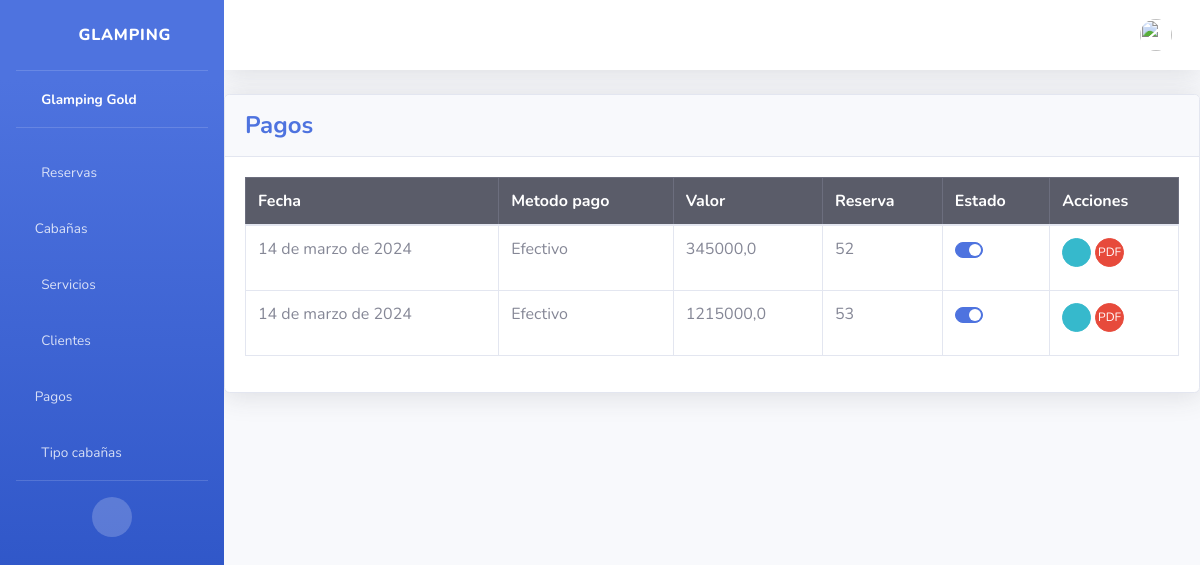
Page /pagos/ (signed in) on the earlier database version.
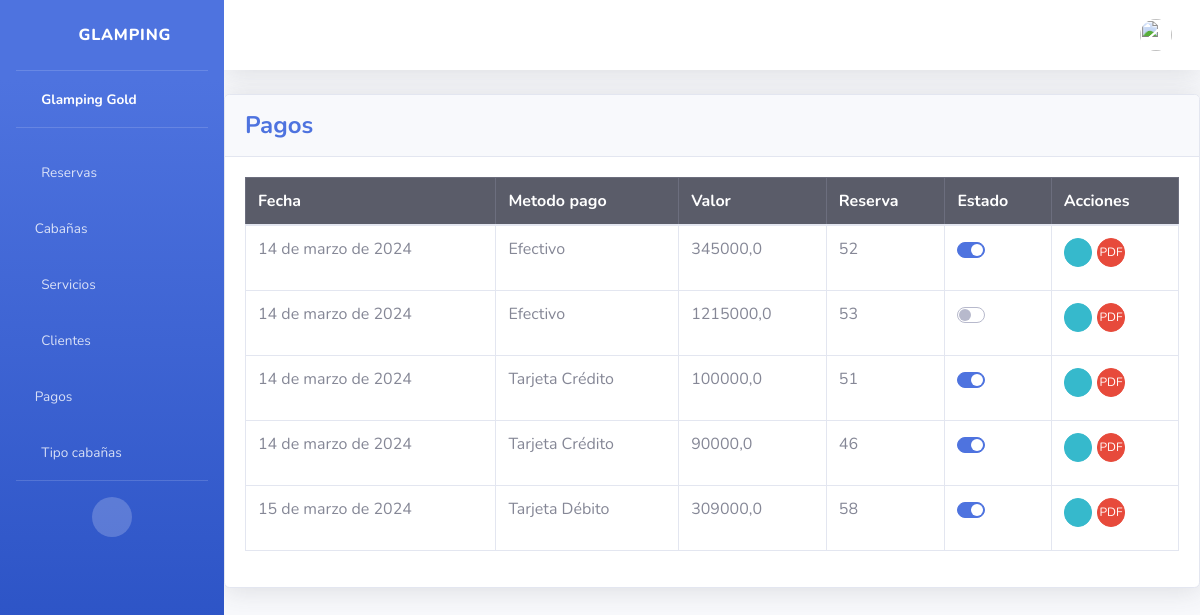
Same page on the later database version.
### pagos/models.py (models this page shows, shortened)
class Pago(models.Model):
    metodo_pago = models.CharField(max_length=255)
    fecha = models.DateField()
    valor = models.FloatField(max_length=50)
    reserva = models.ForeignKey('reservas.Reserva', on_delete=models.DO_NOTHING)
    estado = models.BooleanField(default=True)

### reservas/models.py (models this page shows, shortened)
class Reserva(models.Model):
    fecha_reserva = models.DateField()
    fecha_inicio = models.DateField()
    fecha_fin = models.DateField()
    precio = models.IntegerField()
    estado = models.CharField(max_length=20, default='Reservado')
    cliente = models.ForeignKey('cliente.Cliente', on_delete= models.DO_NOTHING)

### pagos/views.py (the view)
# urls.py: path('pagos/', include('pagos.urls')),
@login_required
@user_passes_test(is_admin_or_staff)
def pagos(request):
    pagos_list = Pago.objects.all()
    return render(request, 'pagos/index.html', {'pagos_list': pagos_list})

### pagos/views.py (called while the page is built)
def is_admin_or_staff(user):
    return user.is_authenticated and (user.is_staff or user.groups.filter(name='Administradores').exists())

### templates/pagos/index.html (shortened to what this page needs)
{% extends 'base.html' %}
{% block content %}
<div class="card shadow mb-4">
    <div class="card-header py-3">
        <h4 class="m-0 font-weight-bold text-primary">Pagos</h4>
    </div>
    <div class="card-body">
        <div class="table-responsive">
            <table class="table table-bordered" id="dataTable" width="100%" cellspacing="0">
                <thead class="table-dark">
                    <tr>
                        <th>Fecha</th>
                        <th>Metodo pago</th>
                        <th>Valor</th>
                        <th>Reserva</th>
                        <th>Estado</th>
                        <th>Acciones</th>
                    </tr>
                </thead>
                <tbody>
                    {% for pago in pagos_list %}
                    <tr>
                    <td>{{ pago.fecha }}</td>
                    <td>{{ pago.metodo_pago }}</td>
                    <td>{{ pago.valor }}</td>
                    <td>{{ pago.reserva.id }}</td>
                    <td>
                        <form action="{% url 'pago_status' pago.id %}" method="POST">
                            <div class="custom-control custom-switch">
                            </div>
                        </form>
                    </td>
                    <td>
                        <a href="" class="btn btn-info btn-circle btn-sm" data-bs-toggle="modal" data-bs-target="#modalId" data-pago-id="{{ pago.id }}">
                            <i class="fas fa-info-circle"></i>
                        </a>
                        <a href="{% url 'pagos_pdf' pk=pago.reserva.pk %}" class="btn btn-danger btn-circle btn-sm">
                            <span>PDF</span>
                        </a>
                    </tr>
                    {% endfor %}
                </tbody>
            </table>
        </div>
    </div>
</div>
{%endblock%}

Differences in the rows shown:
added Pago: fecha "14 de marzo de 2024", metodo_pago "Tarjeta Crédito", valor "100000,0", reserva.id "51"
added Pago: fecha "14 de marzo de 2024", metodo_pago "Tarjeta Crédito", valor "90000,0", reserva.id "46"
added Pago: fecha "15 de marzo de 2024", metodo_pago "Tarjeta Débito", valor "309000,0", reserva.id "58"
